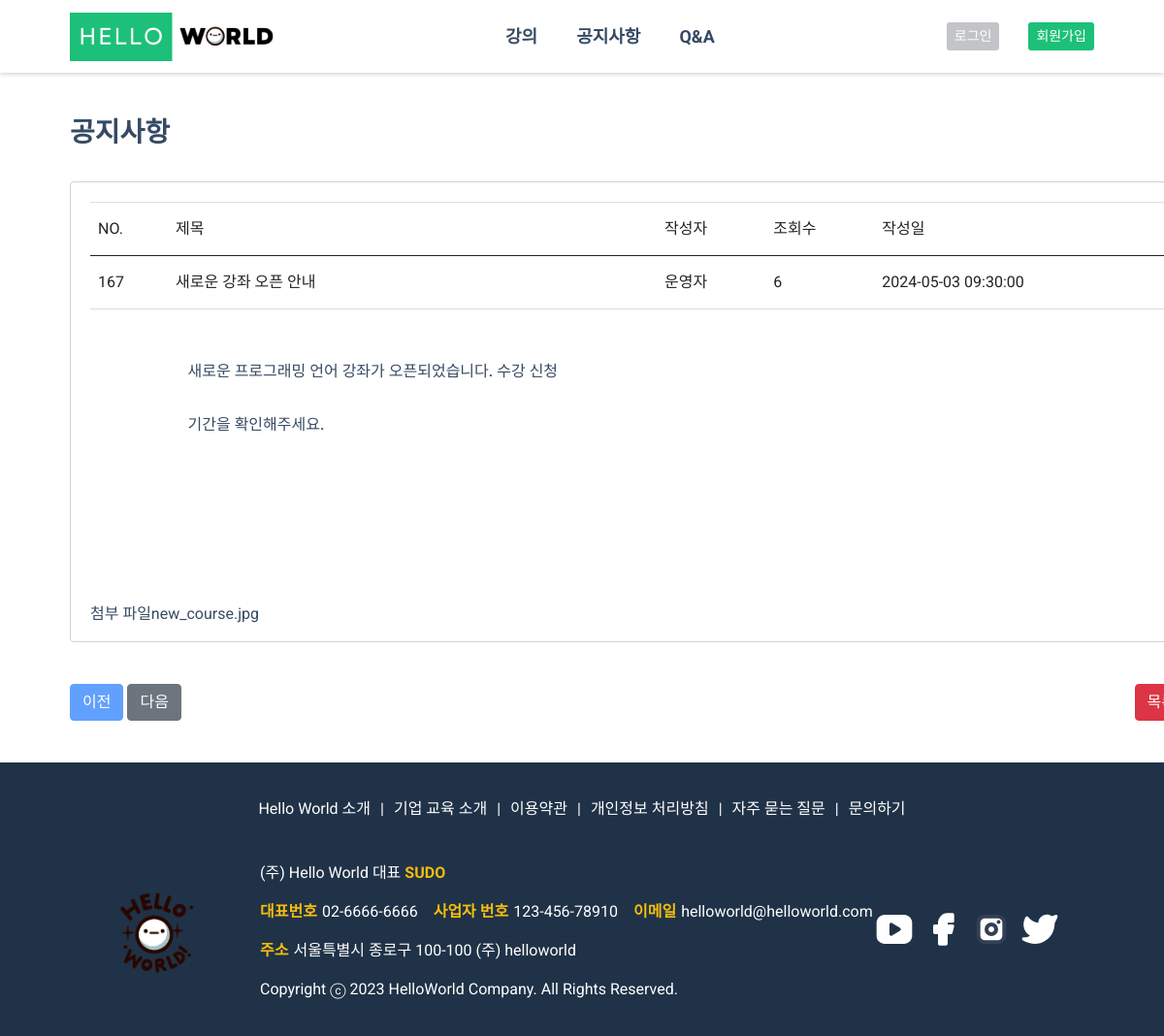
The app's page /user/notice/notice_detail.php?id=167 with its own data.
### tables this page shows
CREATE TABLE `notice` (
  `idx` int(11) NOT NULL,
  `title` varchar(30) NOT NULL,
  `name` varchar(100) NOT NULL,
  `view` varchar(1000) NOT NULL,
  `content` varchar(100) NOT NULL,
  `file` varchar(100) NOT NULL,
  `is_img` int(11) NOT NULL,
  `regdate` datetime DEFAULT NULL
);

### user/notice/notice_detail.php (the view, shortened to what this page needs)
<?php
$cssRoute1 ='<link rel="stylesheet" href="/helloworld/user/css/notice_detail.css">';
$cssRoute2 ='<link rel="stylesheet" href="/helloworld/user/css/notice.css">';
include_once $_SERVER['DOCUMENT_ROOT'] . '/helloworld/inc/user_header.php';
$notice_id = $_GET['id'];
$sql = "SELECT * FROM notice WHERE idx = $notice_id";
$result = $mysqli->query($sql);
$row = $result->fetch_assoc();
$sql_prev = "SELECT MAX(idx) AS prev_id FROM notice WHERE idx < $notice_id";
$result_prev = $mysqli->query($sql_prev);
$row_prev = $result_prev->fetch_assoc();
$prev_id = $row_prev['prev_id'];
$sql_next = "SELECT MIN(idx) AS next_id FROM notice WHERE idx > $notice_id";
$result_next = $mysqli->query($sql_next);
$row_next = $result_next->fetch_assoc();
$next_id = $row_next['next_id'];
?>
<div class="container">
    <h2 class="h2_t nt">공지사항</h2>
    <section>
        <div class="content-box nb">
            <table class="table tc">
                <thead>
                    <tr>
                        <th scope="col">NO.</th>
                        <th scope="col">제목</th>
                        <th scope="col">작성자</th>
                        <th scope="col">조회수</th>
                        <th scope="col">작성일</th>
                    </tr>
                </thead>
                <tbody>
                    <tr>
                        <th scope="row"><?= $row['idx']; ?></th>
                        <td class="tw"><?= $row['title']; ?></td>
                        <td><?= $row['name']; ?></td>
                        <td><?= $row['view'];?></td>
                        <td><?= $row['regdate']; ?></td>
                    </tr>
                </tbody>
            </table>
            <div class="notice-detail-box jcsb d-flex">
                <div class="notice-content h5">
                  <p><?= $row['content']; ?></p>
                </div>
            </div>
            <div class="d-flex file">
                    <p>첨부 파일</p>
                    <p><?= $row['file']; ?></p>
                </div>
        </div>
    </section>
    <div class="d-flex jcsb btn_s">
        <div class="r_btn">
                <?php if ($prev_id !== null) : ?>
                    <a href="notice_detail.php?id=<?= $prev_id; ?>" class="btn btn-secondary">이전</a>
                <?php else : ?>
                    <a href="#" class="btn btn-primary disabled">이전</a>
                <?php endif; ?>
                <?php if ($next_id !== null) : ?>
                    <a href="notice_detail.php?id=<?= $next_id; ?>" class="btn btn-secondary">다음</a>
                <?php else : ?>
                    <a href="#" class="btn btn-primary disabled">다음</a>
                <?php endif; ?>
        </div>
        <div>
            <button type="button" class="btn btn-danger bd"><a href="/helloworld/user/notice/notice.php">목록</a></button>
        </div>
    </div>
</div>
<?php
include_once $_SERVER['DOCUMENT_ROOT'] . '/helloworld/inc/user_footer.php';
?>

### user/css/common.css (style rules this page uses)
:root { --f-H2: 28px; --f-H1: 32px; --f-H3: 24px; --f-H4: 18px; --f-H5: 16px; --f-H6: 14px; --f-p: 16px; --c-background: #fff; --c-main: #f5f5f5; --c-sub: #11359a; --c-font: #364a63; --c-lightgray: #8094ae; --c-yellow: #f4bd0e; --c-lightblue: #09c2de; --c-lightgreen: #1ee0ac; --c-lightred: #e85347; --c-blue: #465fff; --c-button: #7749f8; --c-button-hover: #5227cc; --c-menu-font: #6e82a5; --c-menu-font-hover: #7f8dff; --c-menu-BG: #101924; --c-active-button: #798bff; --c-Nonactive-button: #6c757d; --c-nonactive-button-hover: #8a8686; --c-complete-button: #28a745; --c-complete-button-hover: #079828; --c-cancle-button: #dc3545; --c-active-check-button: #499eed; --c-Nonactive-check-button: #8a8686; --c-contentBG: #f5f6fa; --c-space_updown: 30px; --c-title-font: #1dc078; --c-menu-font: #4a4a4a; --c-footer-BG: #101924; --c-content-BG: #fff; --c-black: #000; --c-H2: #1b1c1d; --c-p: #495057; --c-lightgray: #999999; --c-primary-button: #00c471; --c-border-grey: #c2c4c7; --c-ribon-blue: #000080; --c-ribon-pulple: #a020f0; --c-ribon-orange: #ff6347; --c-ribon-geeen: #1ee0ac; }
h2, .h2 { font-size: var(--f-H2); font-weight: bold; }
h5, .h5 { font-size: var(--f-H5); }
p, .p { font-size: var(--f-p); }
body { font-family: "Roboto", sans-serif; color: var(--c-font); box-sizing: border-box; }
.content-box { border: 1px solid #ced4da; border-radius: 4px; background: #fff; padding: 20px; }
.container { max-width: 1200px; width: 90%; margin: 0 auto; }
.d-flex { display: flex; }
.jcsb { justify-content: space-between; }
.h2_t { margin-top: 48px; }
.tw { width: 504px; }
.container h2 { margin-right: 60px; }

### user/css/notice_detail.css (style rules this page uses)
.nt { padding-bottom: 36px; }
.nb { width: 1153px; height: auto; }
.tc { width: 100%; border-collapse: collapse; }
th, td { padding: 10px; text-align: left; border-bottom: 1px solid #ddd; }
.notice-detail-box { width: 910px; height: 290px; margin: 0 auto; }
.notice-content { width: 400px; height: auto; }
.notice-content p { padding-top: 20px; }
.btn_s { width: 1153px; padding-top: 43px; padding-bottom: 43px; }
.r_btn { gap: 20px; }

### user/css/notice.css (style rules this page uses)
.notice-content { line-height: 55px; }
table td, table th { vertical-align: middle; }
tr { width: 1153px; height: 55px; border-top: 1px solid #dee2e6; border-bottom: 1px solid #dee2e6; }

### records on screen
notice: idx "167", title "새로운 강좌 오픈 안내", name "운영자", view "6", regdate "2024-05-03 09:30:00", content "새로운 프로그래밍 언어 강좌가 오픈되었습니다. 수강 신청 기간을 확인해주세요.", file "new_course.jpg"
